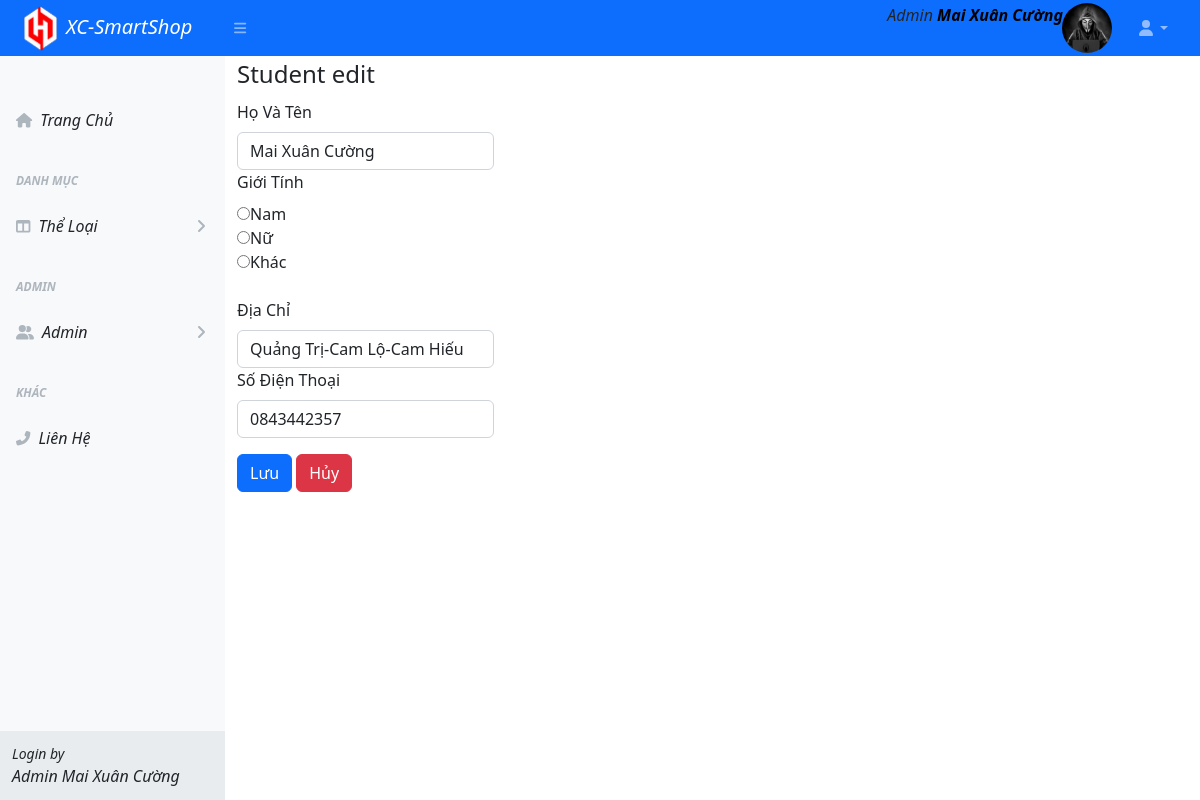
The page /customer/edit.php?id=4 (signed in) on the database its author committed.
### tables this page shows
CREATE TABLE `customer` (
  `id_customer` int(11) NOT NULL,
  `name_customer` varchar(50) DEFAULT NULL,
  `gender_customer` varchar(10) DEFAULT NULL,
  `address_customer` varchar(255) DEFAULT NULL,
  `phone_customer` varchar(40) DEFAULT NULL,
  `gmail_customer` varchar(50) DEFAULT NULL,
  `pass` varchar(50) DEFAULT NULL,
  `role` varchar(255) DEFAULT NULL
);

### customer/edit.php (the view, shortened to what this page needs)
<?php include_once "../database.php";
include_once './../layout/header.php';
include_once './../layout/sidebar.php';?>
<?php
if (isset($_REQUEST['id'])){
    $id = $_REQUEST['id'];
$sql = "SELECT * FROM customer WHERE id_customer='$id'";
$stmt = $conn->query($sql);
$stmt->setFetchMode(PDO::FETCH_OBJ);
$rows = $stmt->fetch();
}
else {
    header('location:../error/404.php');
}
?>
<!DOCTYPE html>
<html lang="en">
<head>
    <link href="https://cdn.jsdelivr.net/npm/bootstrap@5.2.0-beta1/dist/css/bootstrap.min.css" rel="stylesheet">
</head>
<body>
<div id="layoutSidenav">
    <div id="layoutSidenav_content">
        <main>
    <div class="container">
        <form method="post" action="">
            <legend>Student edit</legend>
            <div class="mb-3">
                <label for="disabledTextInput" class="form-label">Họ Và Tên</label>
                <input type="text" name="name" id="" class="form-control" placeholder="" value="<?php echo $rows->name_customer; ?>">
                <label for="disabledTextInput" class="form-label">Giới Tính</label><br>
                <input type="radio" name="gender" id=""  placeholder="" value="Nam">Nam<br>
                <input type="radio" name="gender" id=""  placeholder="" value="Nữ">Nữ<br>
                <input type="radio" name="gender" id=""  placeholder="" value="Khác">Khác<br>
                <span><?php if (isset($err['gender'])) {echo $err['gender'];}?></span><br>
                <label for="disabledTextInput" class="form-label">Địa Chỉ</label>
                <input type="text" name="address" id="" class="form-control" placeholder="" value="<?php echo $rows->address_customer; ?>">
                <label for="disabledTextInput" class="form-label">Số Điện Thoại</label>
                <input type="text" name="phone" id="" class="form-control" placeholder="" value="<?php echo $rows->phone_customer; ?>">
            </div>
            <input type="submit" value="Lưu" class="btn btn-primary"></input>
            <a href="index.php" class="btn btn-danger">Hủy</a>
        </form>
    </div>
    </div>
    </div>
</body>
</html>
<?php include_once './../layout/footer.php';
?>

### rows shown on the page
customer: name "Mai Xuân Cường", address "Quảng Trị-Cam Lộ-Cam Hiếu", phone "0843442357"

### other values the page prints
$_SESSION['admin'] "Mai Xuân Cường"
